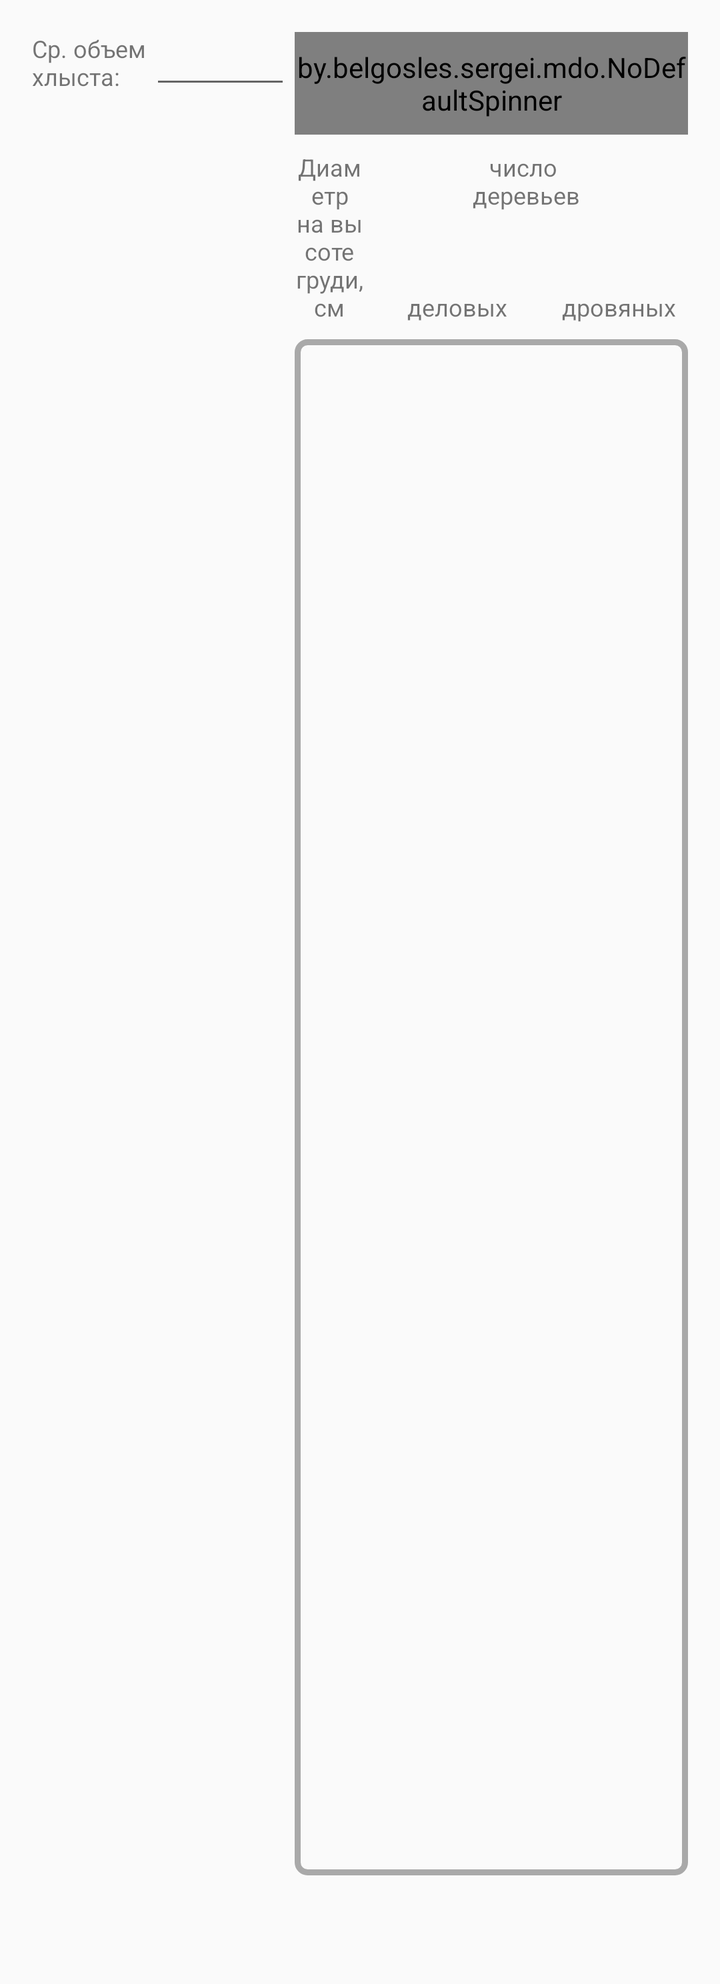
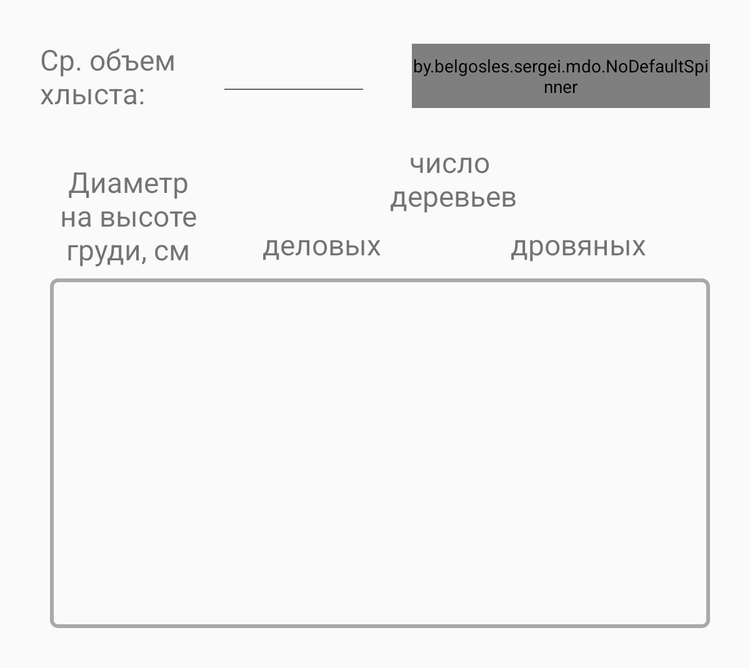

First picture: res/layout/ on a phone held upright. Second picture: the repository's own variant of that layout, on a device whose configuration matches the variant's folder. Source for both follows.
<!-- AndroidManifest.xml: application theme AppTheme -->
<!-- res/layout/fragment_enum_add_species.xml -->
<?xml version="1.0" encoding="utf-8"?>
<ScrollView xmlns:android="http://schemas.android.com/apk/res/android"
    xmlns:app="http://schemas.android.com/apk/res-auto"
    xmlns:tools="http://schemas.android.com/tools"
    android:layout_width="match_parent"
    android:layout_height="match_parent">

    <androidx.constraintlayout.widget.ConstraintLayout
        android:id="@+id/constraint_general"
        android:layout_width="match_parent"
        android:layout_height="wrap_content"
        android:layout_margin="@dimen/margin">

        <TextView
            android:id="@+id/amount_of_whip"
            android:layout_width="wrap_content"
            android:layout_height="wrap_content"
            android:gravity="center_vertical"
            android:text="@string/amount_of_whip"
            android:textSize="@dimen/textview_textsize"
            app:layout_constraintStart_toStartOf="parent"
            app:layout_constraintTop_toTopOf="parent" />

        <EditText
            android:id="@+id/editText_amount_of_whip"
            android:layout_width="0dp"
            android:layout_height="wrap_content"
            android:layout_marginStart="2dp"
            android:layout_marginLeft="2dp"
            android:layout_marginEnd="2dp"
            android:layout_marginRight="2dp"
            android:gravity="center_horizontal"
            android:inputType="numberDecimal"
            android:textSize="@dimen/textview_textsize"
            app:layout_constraintEnd_toStartOf="@+id/guideline_general"
            app:layout_constraintStart_toEndOf="@+id/amount_of_whip"
            app:layout_constraintTop_toTopOf="parent" />

        <androidx.constraintlayout.widget.Guideline
            android:id="@+id/guideline_general"
            android:layout_width="wrap_content"
            android:layout_height="wrap_content"
            android:orientation="vertical"
            app:layout_constraintGuide_percent="0.4" />

        <by.belgosles.sergei.mdo.NoDefaultSpinner
            android:id="@+id/spinner_poroda_value"
            android:layout_width="0dp"
            android:layout_height="wrap_content"
            android:background="@drawable/spinner_background"
            android:gravity="start"
            android:prompt="@string/add_species"
            android:spinnerMode="dialog"
            app:layout_constraintEnd_toEndOf="parent"
            app:layout_constraintStart_toStartOf="@+id/guideline_general"
            app:layout_constraintTop_toTopOf="parent" />

        <RadioGroup
            android:id="@+id/radioGroup_selected_species"
            android:layout_width="0dp"
            android:layout_height="0dp"
            android:orientation="vertical"
            app:layout_constraintHeight_percent="0.84"
            app:layout_constraintEnd_toStartOf="@+id/guideline_general"
            app:layout_constraintHorizontal_bias="0.0"
            app:layout_constraintStart_toStartOf="parent"
            app:layout_constraintTop_toTopOf="@+id/recyclerViewPerechet" />

        <TextView
            android:id="@+id/amount_tress"
            android:layout_width="wrap_content"
            android:layout_height="wrap_content"
            android:layout_marginTop="@dimen/marginTop"
            android:gravity="center"
            android:text="@string/amout_trees"
            android:textSize="@dimen/textview_textsize"
            app:layout_constraintEnd_toEndOf="parent"
            app:layout_constraintStart_toEndOf="@+id/diameters"
            app:layout_constraintTop_toBottomOf="@+id/spinner_poroda_value" />

        <TextView
            android:id="@+id/diameters"
            android:layout_width="@dimen/width_tv_diameter"
            android:layout_height="wrap_content"
            android:gravity="center"
            android:text="@string/dimeter_tree"
            android:textSize="@dimen/textview_textsize"
            app:layout_constraintStart_toStartOf="@+id/guideline_general"
            app:layout_constraintTop_toTopOf="@+id/amount_tress" />

        <TextView
            android:id="@+id/del"
            android:layout_width="wrap_content"
            android:layout_height="wrap_content"
            android:text="@string/del"
            android:textSize="@dimen/textview_textsize"
            app:layout_constraintBottom_toBottomOf="@+id/diameters"
            app:layout_constraintEnd_toStartOf="@+id/guideline_del_drov"
            app:layout_constraintStart_toEndOf="@+id/diameters" />

        <androidx.constraintlayout.widget.Guideline
            android:id="@+id/guideline_del_drov"
            android:layout_width="wrap_content"
            android:layout_height="wrap_content"
            android:orientation="vertical"
            app:layout_constraintGuide_percent="0.79" />

        <TextView
            android:id="@+id/drov"
            android:layout_width="wrap_content"
            android:layout_height="wrap_content"
            android:text="@string/drov"
            android:textSize="@dimen/textview_textsize"
            app:layout_constraintBottom_toBottomOf="@+id/diameters"
            app:layout_constraintEnd_toEndOf="parent"
            app:layout_constraintStart_toStartOf="@+id/guideline_del_drov" />

        <androidx.recyclerview.widget.RecyclerView
            android:id="@+id/recyclerViewPerechet"
            android:layout_width="0dp"
            android:layout_height="0dp"
            android:layout_marginTop="@dimen/marginTop"
            android:background="@drawable/perechet_recyclerview_style"
            android:clipToPadding="false"
            android:scrollbars="vertical|horizontal"
            app:layout_constraintHeight_percent="0.8"
            app:layout_constraintEnd_toEndOf="parent"
            app:layout_constraintStart_toStartOf="@+id/guideline_general"
            app:layout_constraintTop_toBottomOf="@+id/diameters">

        </androidx.recyclerview.widget.RecyclerView>

    </androidx.constraintlayout.widget.ConstraintLayout>
</ScrollView>
<!-- resources referenced by this layout -->
<resources>
  <dimen name="margin">16dp</dimen>
  <dimen name="marginTop">8dp</dimen>
  <dimen name="textview_textsize">12sp</dimen>
  <dimen name="width_tv_diameter">35dp</dimen>
  <!-- drawable perechet_recyclerview_style (drawable) -->
  <shape xmlns:android="http://schemas.android.com/apk/res/android"
      android:thickness="0dp"
      android:shape="rectangle">
      <stroke android:width="3dp"
          android:color="@color/colorDarkGrey"/>
      <corners android:radius="5dp" />
      <gradient
          android:type="linear"
          android:angle="270"/>
  </shape>
  <!-- drawable spinner_background (drawable) -->
  <?xml version="1.0" encoding="utf-8"?>
  <selector xmlns:android="http://schemas.android.com/apk/res/android">
      <item><layer-list>
          <item>
              <shape>
                  <solid
                      android:color="@color/colorWhite">
                  </solid>
  
                  <corners android:radius="4dp" />
  
                  <padding
                      android:bottom="8dp"
                      android:left="8dp"
                      android:right="8dp"
                      android:top="8dp" />
                  <stroke
                      android:width="2dp"
                      android:color="@color/colorDarkGrey"/>
              </shape>
          </item>
          <item >
              <bitmap android:gravity="bottom|right"
                  android:src="@drawable/ic_spinner_triangle" />
          </item>
      </layer-list></item>
  </selector>
  <string name="add_species">Добавьте породу</string>
  <string name="amount_of_whip">Ср. объем\nхлыста:</string>
  <string name="amout_trees">число \nдеревьев</string>
  <string name="del">деловых</string>
  <string name="dimeter_tree">Диаметр\nна высоте\nгруди, см</string>
  <string name="drov">дровяных</string>
  <style name="AppTheme" parent="Theme.AppCompat.Light.DarkActionBar">
          
          <item name="colorPrimary">@color/colorPrimary</item>
          <item name="colorPrimaryDark">@color/colorPrimaryDark</item>
          <item name="colorAccent">@color/colorAccent</item>
      </style>
  <color name="colorDarkGrey">#A9A9A9</color>
  <color name="colorWhite">#FFFFFF</color>
  <!-- drawable ic_spinner_triangle: png bitmap (drawable, 121 bytes) -->
  <color name="colorPrimary">#008577</color>
  <color name="colorPrimaryDark">#00574B</color>
  <color name="colorAccent">#FF4081</color>
</resources>
<!-- res/layout-large/fragment_enum_add_species.xml (the repository's variant of the layout above) -->
<!-- drawn on a 7-inch tablet held upright -->
<?xml version="1.0" encoding="utf-8"?>
<LinearLayout
    xmlns:android="http://schemas.android.com/apk/res/android"
    xmlns:app="http://schemas.android.com/apk/res-auto"
    android:layout_width="match_parent"
    android:layout_height="wrap_content"
    android:orientation="vertical">

    <androidx.constraintlayout.widget.ConstraintLayout
        android:id="@+id/constraint_general"
        android:layout_width="match_parent"
        android:layout_height="wrap_content"
        android:layout_margin="@dimen/margin"
        android:orientation="vertical">

        <LinearLayout
            android:id="@+id/constarint_add_species"
            android:layout_width="match_parent"
            android:layout_height="wrap_content"
            android:orientation="horizontal"
            app:layout_constraintEnd_toEndOf="parent"
            app:layout_constraintStart_toStartOf="parent"
            app:layout_constraintTop_toTopOf="parent">

            <TextView
                android:id="@+id/amount_of_whip"
                android:layout_width="wrap_content"
                android:layout_height="wrap_content"
                android:layout_gravity="center_vertical"
                android:gravity="center_vertical"
                android:text="@string/amount_of_whip"
                android:textSize="@dimen/textview_textsize" />

            <EditText
                android:id="@+id/editText_amount_of_whip"
                android:layout_width="0dp"
                android:layout_height="wrap_content"
                android:layout_marginStart="@dimen/marginLeft"
                android:layout_marginLeft="@dimen/marginLeft"
                android:layout_weight="0.5"
                android:gravity="center_horizontal"
                android:inputType="numberDecimal"
                android:textSize="@dimen/textview_textsize" />

            <by.belgosles.sergei.mdo.NoDefaultSpinner
                android:id="@+id/spinner_poroda_value"
                android:layout_width="0dp"
                android:layout_height="wrap_content"
                android:layout_gravity="center_vertical|start"
                android:layout_marginStart="@dimen/marginLeft"
                android:layout_marginLeft="@dimen/marginLeft"
                android:layout_weight="1"
                android:background="@drawable/spinner_background"
                android:gravity="center"
                android:prompt="@string/add_species"
                android:spinnerMode="dialog" />

        </LinearLayout>

        <androidx.constraintlayout.helper.widget.Flow
            android:id="@+id/new_layout_enum"
            android:layout_width="match_parent"
            android:layout_height="wrap_content"
            android:layout_marginTop="24dp"
            app:flow_wrapMode="chain"
            app:flow_horizontalBias="0"
            app:layout_constraintEnd_toEndOf="parent"
            app:layout_constraintHorizontal_bias="0.0"
            app:layout_constraintStart_toStartOf="parent"
            app:layout_constraintTop_toBottomOf="@+id/constarint_add_species">

        </androidx.constraintlayout.helper.widget.Flow>

        <androidx.constraintlayout.widget.ConstraintLayout
            android:id="@+id/constraintLayout"
            android:layout_width="match_parent"
            android:layout_height="wrap_content"
            android:layout_marginTop="16dp"
            android:layout_marginLeft="8dp"
            android:layout_marginStart="8dp"
            app:layout_constraintBottom_toBottomOf="parent"
            app:layout_constraintDimensionRatio=""
            app:layout_constraintEnd_toEndOf="parent"
            app:layout_constraintStart_toEndOf="@+id/new_layout_enum"
            app:layout_constraintTop_toBottomOf="@+id/constarint_add_species"
            app:layout_constraintVertical_bias="0.0">

            <TextView
                android:id="@+id/amount_tress"
                android:layout_width="wrap_content"
                android:layout_height="wrap_content"
                android:layout_marginTop="8dp"
                android:text="@string/amout_trees"
                android:textSize="@dimen/textview_textsize"
                android:gravity="center"
                app:layout_constraintEnd_toEndOf="parent"
                app:layout_constraintStart_toEndOf="@+id/diameters"
                app:layout_constraintTop_toTopOf="parent" />

            <TextView
                android:id="@+id/diameters"
                android:layout_width="wrap_content"
                android:layout_height="wrap_content"
                android:layout_marginStart="8dp"
                android:layout_marginLeft="8dp"
                android:gravity="center"
                android:layout_marginTop="24dp"
                android:text="@string/dimeter_tree"
                android:textSize="@dimen/textview_textsize"
                app:layout_constraintStart_toStartOf="parent"
                app:layout_constraintTop_toTopOf="parent" />

            <TextView
                android:id="@+id/del"
                android:layout_width="wrap_content"
                android:layout_height="wrap_content"
                android:layout_marginTop="8dp"
                android:text="@string/del"
                android:textSize="@dimen/textview_textsize"
                app:layout_constraintEnd_toStartOf="@+id/guideline_general"
                app:layout_constraintStart_toEndOf="@+id/diameters"
                app:layout_constraintTop_toBottomOf="@+id/amount_tress" />

            <androidx.constraintlayout.widget.Guideline
                android:id="@+id/guideline_general"
                android:layout_width="wrap_content"
                android:layout_height="wrap_content"
                android:orientation="vertical"
                app:layout_constraintGuide_percent="0.60"/>

            <TextView
                android:id="@+id/drov"
                android:layout_width="wrap_content"
                android:layout_height="wrap_content"
                android:layout_marginTop="8dp"
                android:text="@string/drov"
                android:textSize="@dimen/textview_textsize"
                app:layout_constraintEnd_toEndOf="parent"
                app:layout_constraintStart_toStartOf="@+id/guideline_general"
                app:layout_constraintTop_toBottomOf="@+id/amount_tress" />

            <androidx.recyclerview.widget.RecyclerView
                android:id="@+id/recyclerViewPerechet"
                android:layout_width="0dp"
                android:layout_height="@dimen/perecher_recycler_height"
                android:layout_marginTop="8dp"
                android:clipToPadding="false"
                android:scrollbars="vertical|horizontal"
                android:background="@drawable/perechet_recyclerview_style"
                app:layout_constraintEnd_toEndOf="parent"
                app:layout_constraintHorizontal_bias="0.0"
                app:layout_constraintStart_toStartOf="parent"
                app:layout_constraintTop_toBottomOf="@+id/diameters">

            </androidx.recyclerview.widget.RecyclerView>


        </androidx.constraintlayout.widget.ConstraintLayout>

    </androidx.constraintlayout.widget.ConstraintLayout>
</LinearLayout>
<!-- resources referenced by the variant -->
<!-- as a 7-inch tablet held upright resolves them -->
<resources>
  <!-- from res/values-sw600dp/ -->
  <dimen name="margin">32dp</dimen>
  <!-- from res/values-sw600dp/ -->
  <dimen name="marginLeft">35dp</dimen>
  <dimen name="perecher_recycler_height">280dp</dimen>
  <!-- from res/values-sw600dp/ -->
  <dimen name="textview_textsize">23sp</dimen>
  <!-- drawable perechet_recyclerview_style (drawable) -->
  <shape xmlns:android="http://schemas.android.com/apk/res/android"
      android:thickness="0dp"
      android:shape="rectangle">
      <stroke android:width="3dp"
          android:color="@color/colorDarkGrey"/>
      <corners android:radius="5dp" />
      <gradient
          android:type="linear"
          android:angle="270"/>
  </shape>
  <!-- drawable spinner_background (drawable) -->
  <?xml version="1.0" encoding="utf-8"?>
  <selector xmlns:android="http://schemas.android.com/apk/res/android">
      <item><layer-list>
          <item>
              <shape>
                  <solid
                      android:color="@color/colorWhite">
                  </solid>
  
                  <corners android:radius="4dp" />
  
                  <padding
                      android:bottom="8dp"
                      android:left="8dp"
                      android:right="8dp"
                      android:top="8dp" />
                  <stroke
                      android:width="2dp"
                      android:color="@color/colorDarkGrey"/>
              </shape>
          </item>
          <item >
              <bitmap android:gravity="bottom|right"
                  android:src="@drawable/ic_spinner_triangle" />
          </item>
      </layer-list></item>
  </selector>
  <string name="add_species">Добавьте породу</string>
  <string name="amount_of_whip">Ср. объем\nхлыста:</string>
  <string name="amout_trees">число \nдеревьев</string>
  <string name="del">деловых</string>
  <string name="dimeter_tree">Диаметр\nна высоте\nгруди, см</string>
  <string name="drov">дровяных</string>
  <style name="AppTheme" parent="Theme.AppCompat.Light.DarkActionBar">
          
          <item name="colorPrimary">@color/colorPrimary</item>
          <item name="colorPrimaryDark">@color/colorPrimaryDark</item>
          <item name="colorAccent">@color/colorAccent</item>
      </style>
  <color name="colorDarkGrey">#A9A9A9</color>
  <color name="colorWhite">#FFFFFF</color>
  <!-- drawable ic_spinner_triangle: png bitmap (drawable, 121 bytes) -->
  <color name="colorPrimary">#008577</color>
  <color name="colorPrimaryDark">#00574B</color>
  <color name="colorAccent">#FF4081</color>
</resources>
